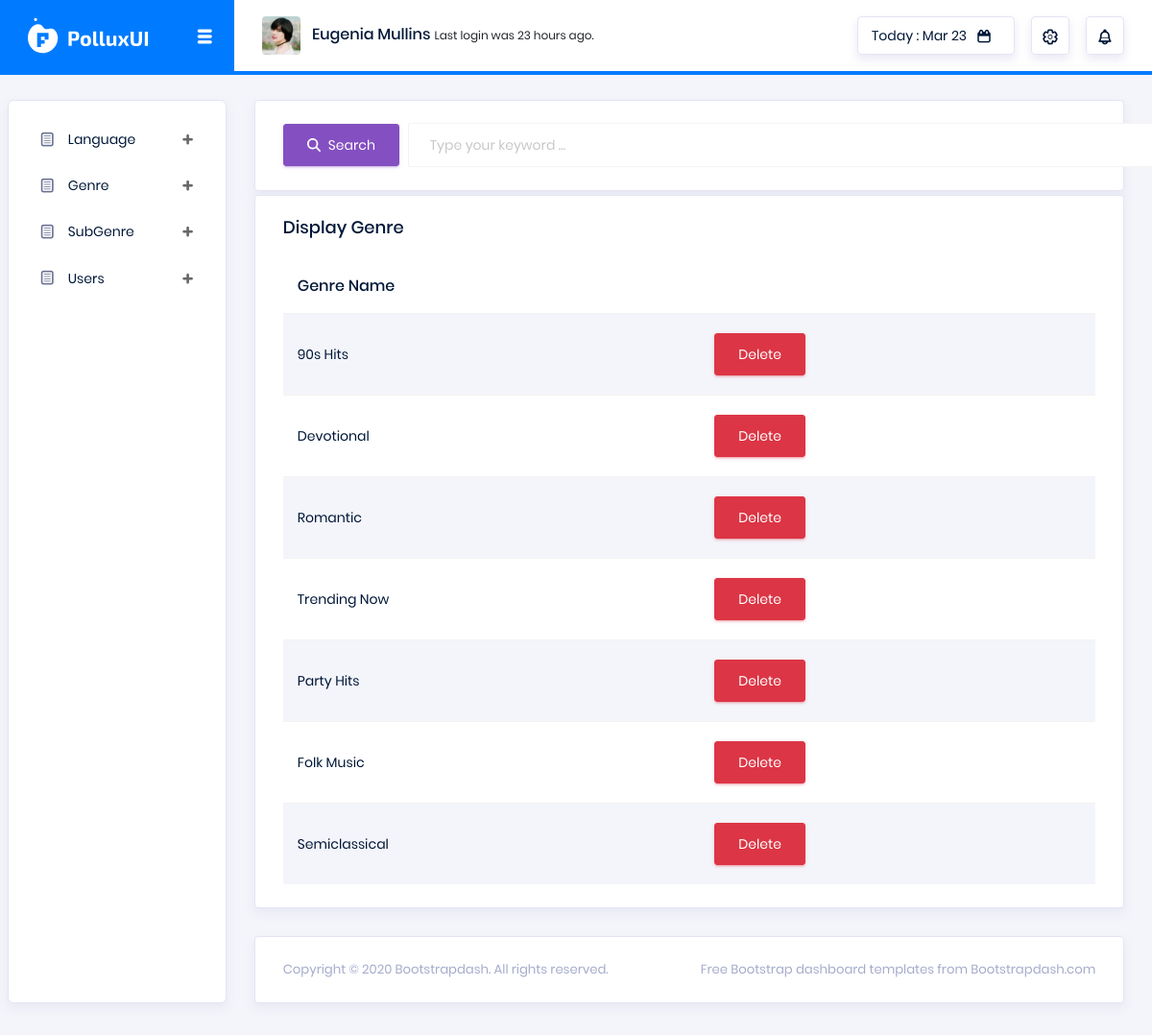
The page /backend/Display_Genre/ on the database its author committed.
### backend/models.py (models this page shows)
class GenreDb(models.Model):
    Genre_Name = models.CharField(max_length=255, null=True, blank=True)

### backend/views.py (the view)
# urls.py: path('Display_Genre/', views.DisplayGenre, name='DisplayGenre'),
def DisplayGenre(request):
    genre = GenreDb.objects.all()
    if request.method == 'GET':
        str = request.GET.get('keyword')
        if str != None:
            genre = GenreDb.objects.filter(Genre_Name__icontains=str)
    context = {'genre': genre}
    return render(request, 'directory/genre/disp_genre.html', context)

### backend/templates/directory/genre/disp_genre.html (shortened to what this page needs)
<!DOCTYPE html>
{% extends 'index.html' %}
{% block content %}
<html lang="en">
<head>
</head>
<body>
    <div class="card mb-1">
        <div class="card-body">
            <form action="" method="GET" class="forms-sample">
                <div class="form-group mb-0">
                    <button type="submit" class="btn btn-primary">
                        <i class="fa-solid fa-magnifying-glass mr-2"></i><span>Search</span>
                    </button>
                    <input type="text" name="keyword" class="form-control display-search-box" autocomplete="off"
                        placeholder="Type your keyword ...">
                </div>
            </form>
        </div>
    </div>
    <div class="card">
        <div class="card-body">
            <h4 class="card-title">Display Genre</h4>
            <div class="table-responsive">
                <table class="table table-striped">
                    <thead>
                        <tr>
                            <th>Genre Name</th>
                        </tr>
                    </thead>
                    <tbody>
                        {% for i in genre %}
                        <tr>
                            <td>{{i.Genre_Name}}</td>
                            <td>
                                <form action="{% url 'DeleteGenre' genreId=i.id %}">
                                    <button type="submit" class="btn btn-danger">
                                        <span>Delete</span>
                                    </button>
                                </form>
                            </td>
                        </tr>
                        {% empty %}
                        <span class="text-danger">No Records Found</span>
                        {% endfor %}
                    </tbody>
                </table>
            </div>
        </div>
    </div>
</body>
</html>
{% endblock %}

### backend/static/css/added.css (style rules this page uses)
.display-search-box { margin-left: 130px; margin-top: -45px; width: 855px; }

### rows shown on the page
GenreDb: Genre_Name "90s Hits"
GenreDb: Genre_Name "Devotional"
GenreDb: Genre_Name "Romantic"
GenreDb: Genre_Name "Trending Now"
GenreDb: Genre_Name "Party Hits"
GenreDb: Genre_Name "Folk Music"
GenreDb: Genre_Name "Semiclassical"
